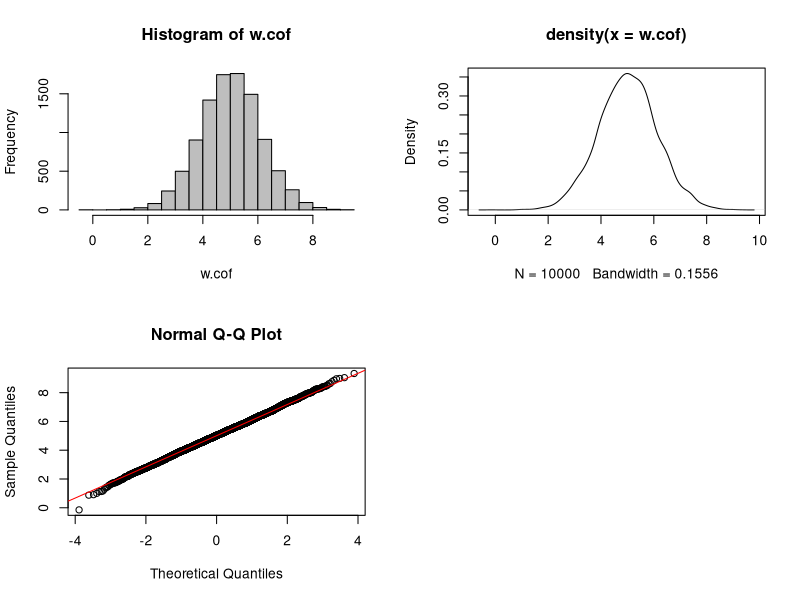
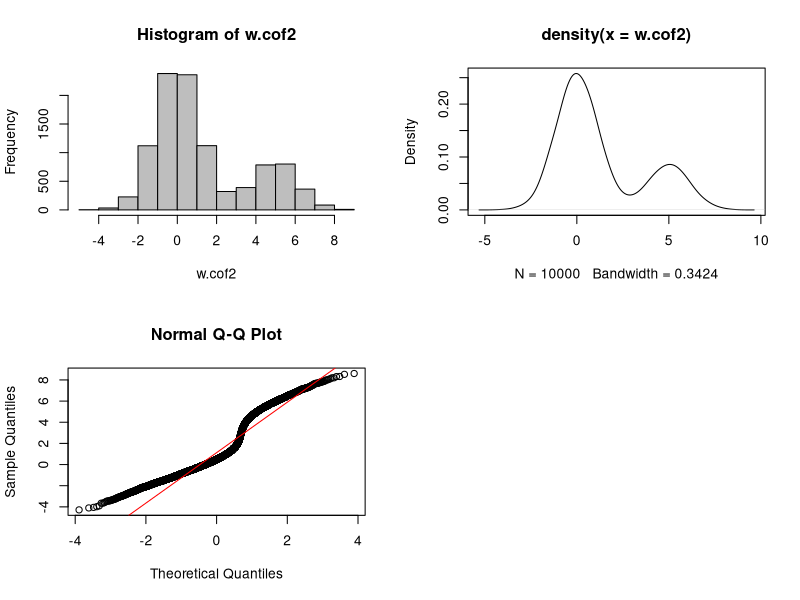

Write the R code that produced these figures, in order. (Note: this script raises an error after producing the figures.)
## ---- chunk 1
# Create the simulated data
m <- 50
n <- 10000
nc <- 1000 # negative controls without treatment effects
p <- 1
k <- 1
ctl <- rep(FALSE, n)
ctl[1:nc] <- TRUE
# treatment effect
X <- matrix(c(rep(0, floor(m/2)), rep(1, ceiling(m/2))), m, p)
beta <- matrix(rnorm(p*n, 5, 1), p, n) #treatment coefficients
beta[ ,ctl] <- 0
# batch effect
W <- as.matrix(rep(0, m), m, k)
W[c(1:12,38:50), 1] <-  1
alpha <- matrix(rnorm(k*n, 5, 1), k, n)
Y_alpha <- sapply(alpha, function(alpha){rnorm(m, mean =  alpha, 
                                              abs(rnorm(1, mean = 0, sd = 2)))})
YY_alpha <- apply(Y_alpha, 2, function(x){x*W})

epsilon <- matrix(rnorm(m*n, 0, 1), m, n)
Y <- X%*%beta + YY_alpha + epsilon


# estimate batch coefficient for each OTU
w.cof <- c()
for(i in 1:ncol(Y)){
  res <- lm(Y[ ,i] ~ X + W)
  sum.res <- summary(res)
  w.cof[i] <- sum.res$coefficients[3,1]
}

par(mfrow = c(2,2))
hist(w.cof,col = 'gray')
plot(density(w.cof))
qqnorm(w.cof)
qqline(w.cof, col = 'red')
par(mfrow = c(1,1))
## ---- chunk 2
# Create the simulated data
m <- 50
n <- 10000
nc <- 1000 # negative controls without treatment effects
p <- 1
k <- 1
ctl <- rep(FALSE, n)
ctl[1:nc] <- TRUE
# treatment effect
X <- matrix(c(rep(0, floor(m/2)), rep(1, ceiling(m/2))), m, p)
beta <- matrix(rnorm(p*n, 5, 1), p, n) #treatment coefficients
beta[ ,ctl] <- 0
# batch effect
W <- as.matrix(rep(0, m), m, k)
W[c(1:12,38:50), 1] <-  1
alpha2 <- matrix(sample(c(rnorm(k*(3*n/4), 0, 1),rnorm(k*(n/4), 5, 1)), n), k, n)
Y_alpha2 <- sapply(alpha2, function(alpha){rnorm(m, mean =  alpha, 
                                                sd = abs(rnorm(1, mean = 0, sd = 2)))})
YY_alpha2 <- apply(Y_alpha2, 2, function(x){x*W})

epsilon <- matrix(rnorm(m*n, 0, 1), m, n)
Y2 <- X%*%beta + YY_alpha2 + epsilon




w.cof2 <- c()
for(i in 1:ncol(Y2)){
  res <- lm(Y2[ ,i] ~ X + W)
  sum.res <- summary(res)
  w.cof2[i] <- sum.res$coefficients[3,1]
}

par(mfrow = c(2,2))
hist(w.cof2, col = 'gray')
plot(density(w.cof2))
qqnorm(w.cof2)
qqline(w.cof2, col = 'red')
par(mfrow = c(1,1))
## ---- chunk 3
sponge.b.coeff <- c()
for(i in 1:ncol(sponge.tss.clr)){
  res <- lm(sponge.tss.clr[ ,i] ~ sponge.trt + sponge.batch)
  sum.res <- summary(res)
  sponge.b.coeff[i] <- sum.res$coefficients[3,1]
}

par(mfrow = c(2,2))
hist(sponge.b.coeff,col = 'gray')
plot(density(sponge.b.coeff))
qqnorm(sponge.b.coeff)
qqline(sponge.b.coeff, col='red')
par(mfrow = c(1,1))
## ---- chunk 4
ad.b.coeff <- c()
ad.batch.relevel <- relevel(ad.batch, '01/07/2016')
for(i in 1:ncol(ad.tss.clr)){
  res <- lm(ad.tss.clr[,i] ~ ad.trt + ad.batch.relevel)
  sum.res <- summary(res)
  ad.b.coeff[i] <- sum.res$coefficients[4,1]
}

par(mfrow = c(2,2))
hist(ad.b.coeff,col = 'gray')
plot(density(ad.b.coeff))
qqnorm(ad.b.coeff)
qqline(ad.b.coeff, col='red')
par(mfrow = c(1,1))
